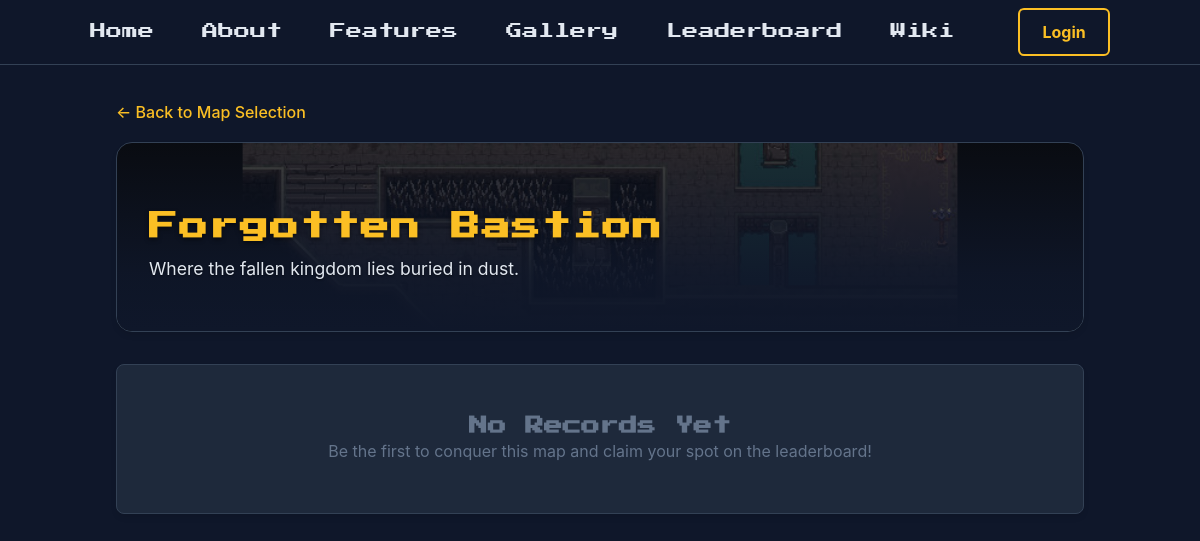
The page /map_leaderboard.php?id=4 on the database its author committed.
### tables this page shows
CREATE TABLE `maps` (
  `id` int(11) NOT NULL,
  `name` varchar(60) NOT NULL,
  `bg` varchar(255) DEFAULT NULL,
  `description` text DEFAULT NULL,
  `created_at` timestamp NOT NULL DEFAULT current_timestamp()
);

### config.php (called while the page is built, shortened)
<?php
function getDBConnection() {
    $conn = new mysqli(DB_HOST, DB_USER, DB_PASS, DB_NAME, DB_PORT);
    return $conn;
}
function isLoggedIn() {
    return isset($_SESSION['user_id']);
}
function getCurrentUser() {
    if (!isLoggedIn()) {
        return null;
    }
    $conn = getDBConnection();
    $user_id = $_SESSION['user_id'];
    $stmt = $conn->prepare("SELECT id, username, email, profile_picture, admin FROM users WHERE id = ?");
    $stmt->bind_param("i", $user_id);
    $stmt->execute();
    $result = $stmt->get_result();
    $user = $result->fetch_assoc();
    return $user;
}
?>

### map_leaderboard.php (the view, shortened to what this page needs)
<?php
require_once 'config.php';
$user = getCurrentUser();
$conn = getDBConnection();
$currentPage = basename($_SERVER['PHP_SELF']);
$isHomePage = ($currentPage === 'index.php' || $currentPage === '');
$map_id = isset($_GET['id']) ? (int)$_GET['id'] : 0;
$map_stmt = $conn->prepare("SELECT * FROM maps WHERE id = ?");
$map_stmt->bind_param("i", $map_id);
$map_stmt->execute();
$map_info = $map_stmt->get_result()->fetch_assoc();
$derivedFileName = strtolower(str_replace(' ', '_', $map_info['name'])) . '.jpg';
$derivedPath = 'uploads/maps/' . $derivedFileName;
if (file_exists($derivedPath)) {
    $bgImage = $derivedPath;
} elseif (!empty($map_info['bg'])) {
    $bgImage = htmlspecialchars(strpos($map_info['bg'], 'uploads/maps/') !== false ? $map_info['bg'] : 'uploads/maps/' . basename($map_info['bg']));
} else {
    $bgImage = 'uploads/maps/default-map.jpg';
}
$score_sql = "SELECT s.turns, s.date, u.username, u.profile_picture
              FROM scores s
              JOIN users u ON s.user_id = u.id
              WHERE s.map_id = ?
              ORDER BY s.turns ASC, s.date DESC LIMIT 50";
$score_stmt = $conn->prepare($score_sql);
$score_stmt->bind_param("i", $map_id);
$score_stmt->execute();
$scores_result = $score_stmt->get_result();
?>
<!DOCTYPE html>
<html lang="en">
<head>
    <link rel="stylesheet" href="styles.css">
</head>
<body>
    <nav class="nav">
        <div class="nav-container">
            <div class="nav-links">
                <?php if (!$isHomePage): ?><a href="index.php#home">Home</a><?php endif; ?>
                <a href="index.php#about">About</a>
                <a href="index.php#features">Features</a>
                <a href="index.php#gallery">Gallery</a>
                <a href="leaderboard.php" class="active">Leaderboard</a>
                <a href="wiki.php">Wiki</a>
                <?php if ($user): ?>
                    <div class="user-menu nav-user-menu">
                        <div class="user-avatar" onclick="toggleUserMenu(event)">
                            <?php if (!empty($user['profile_picture']) && $user['profile_picture'] !== 'uploads/profiles/default.png'): ?>
                                <img src="<?php echo htmlspecialchars($user['profile_picture']); ?>" alt="Profile">
                            <?php else: ?>
                                <?php echo strtoupper(substr($user['username'], 0, 1)); ?>
                            <?php endif; ?>
                        </div>
                        <div class="user-dropdown" id="userDropdown">
                            <div class="user-info">
                                <strong><?php echo htmlspecialchars($user['username']); ?></strong>
                                <span><?php echo htmlspecialchars($user['email']); ?></span>
                            </div>
                            <a href="profile.php">My Profile</a>
                            <?php if (isset($user['admin']) && $user['admin'] == 1): ?>
                                <a href="admin.php" class="admin-link">Admin Dashboard</a>
                            <?php endif; ?>
                            <a href="logout.php">Logout</a>
                        </div>
                    </div>
                <?php else: ?>
                    <a href="login.php" class="btn btn-outline btn-login-desktop">Login</a>
                <?php endif; ?>
            </div>
        </div>
    </nav>
    <div class="map-leaderboard-container">
        <a href="leaderboard.php" class="back-btn">← Back to Map Selection</a>
        <div class="map-header" style="background-image: url('<?php echo $bgImage; ?>');">
            <div class="map-header-overlay"></div>
            <div class="map-header-content">
                <h1 class="map-title"><?php echo htmlspecialchars($map_info['name']); ?></h1>
                <p class="map-desc"><?php echo htmlspecialchars($map_info['description']); ?></p>
            </div>
        </div>
        <div class="table-wrapper">
            <?php if ($scores_result->num_rows > 0): ?>
            <table>
                <thead>
                    <tr>
                        <th width="10%">Rank</th>
                        <th width="50%">Player</th>
                        <th width="20%">Turns</th>
                        <th width="20%">Date Achieved</th>
                    </tr>
                </thead>
                <tbody>
                    <?php
                    $rank = 1;
                    while($row = $scores_result->fetch_assoc()):
                        $rankClass = $rank <= 3 ? "rank-$rank" : "";
                    ?>
                    <tr>
                        <td class="<?php echo $rankClass; ?>">#<?php echo $rank; ?></td>
                        <td>
                            <div class="user-flex">
                                <div class="avatar">
                                    <?php if (!empty($row['profile_picture']) && $row['profile_picture'] !== 'uploads/profiles/default.png'): ?>
                                        <img src="<?php echo htmlspecialchars($row['profile_picture']); ?>" alt="Profile">
                                    <?php else: ?>
                                        <?php echo strtoupper(substr($row['username'], 0, 1)); ?>
                                    <?php endif; ?>
                                </div>
                                <?php echo htmlspecialchars($row['username']); ?>
                            </div>
                        </td>
                        <td class="score-turns"><?php echo htmlspecialchars($row['turns']); ?></td>
                        <td><?php echo date('M j, Y', strtotime($row['date'])); ?></td>
                    </tr>
                    <?php $rank++; endwhile; ?>
                </tbody>
            </table>
            <?php else: ?>
                <div class="empty-state">
                    <h3>No Records Yet</h3>
                    <p>Be the first to conquer this map and claim your spot on the leaderboard!</p>
                </div>
            <?php endif; ?>
        </div>
    </div>
</body>
</html>

### styles.css (style rules this page uses)
* { margin: 0; padding: 0; box-sizing: border-box; }
body { font-family: -apple-system, BlinkMacSystemFont, 'Segoe UI', Roboto, Oxygen, Ubuntu, Cantarell, sans-serif; background-color: #0f172a; color: #cbd5e1; line-height: 1.6; overflow-x: hidden; }
body:not(.auth-page):not(.profile-page) h1, body:not(.auth-page):not(.profile-page) h2, body:not(.auth-page):not(.profile-page) h3, body:not(.auth-page):not(.profile-page) h4, body:not(.auth-page):not(.profile-page) h5, body:not(.auth-page):not(.profile-page) h6 { font-family: 'Press Start 2P', system-ui, sans-serif; line-height: 1.4; }
.btn { appearance: none; -webkit-appearance: none; background-color: #fbbf24; color: #000000 !important; font-size: 1rem !important; font-family: -apple-system, BlinkMacSystemFont, 'Segoe UI', Roboto, sans-serif !important; border: none; padding: 0.75rem 1.5rem !important; border-radius: 0.375rem; cursor: pointer; font-weight: bold; transition: all 0.3s ease; text-decoration: none; display: inline-flex; align-items: center; justify-content: center; text-align: center; line-height: 1.5 !important; box-sizing: border-box !important; }
.btn-outline { background-color: transparent; color: #fbbf24 !important; border: 2px solid #fbbf24; padding: calc(0.75rem - 2px) calc(1.5rem - 2px) !important; }
.btn-login-desktop { cursor: pointer; margin-left: 1rem; }
.nav { position: fixed; top: 0; left: 0; right: 0; z-index: 1000; background-color: #0f172a; border-bottom: 1px solid #334155; font-family: 'Press Start 2P', system-ui, sans-serif; transition: opacity 0.3s ease, visibility 0.3s ease; }
.nav-container { max-width: 1280px; margin: 0 auto; padding: 0 1rem; display: flex; align-items: center; justify-content: center; height: 64px; position: relative; }
.nav-links { display: none; gap: 3rem; align-items: center; }
.nav-links a { color: #e2e8f0; text-decoration: none; transition: color 0.3s; font-size: 1rem; }
.map-title { color: #fbbf24; font-size: 1.2rem; margin-bottom: 0.5rem; text-shadow: 0 2px 4px rgba(0,0,0,0.8); }
.map-desc { color: #cbd5e1; font-size: 0.9rem; margin-bottom: 1rem; display: -webkit-box; -webkit-line-clamp: 2; -webkit-box-orient: vertical; overflow: hidden; text-shadow: 0 1px 2px rgba(0,0,0,0.8); font-family: -apple-system, sans-serif; }
.map-leaderboard-container { max-width: 1000px; margin: 100px auto 4rem; padding: 0 1rem; }
.map-header { background-color: #1e293b; background-size: cover; background-position: center; background-repeat: no-repeat; border: 1px solid #334155; border-radius: 1rem; overflow: hidden; margin-bottom: 2rem; box-shadow: 0 4px 6px -1px rgba(0, 0, 0, 0.1); padding: 4rem 2rem 2rem; position: relative; }
.map-header-overlay { position: absolute; inset: 0; background: linear-gradient(to bottom, rgba(15, 23, 42, 0.3) 0%, rgba(15, 23, 42, 0.9) 70%, #0f172a 100%); z-index: 1; }
.map-header-content { position: relative; z-index: 2; }
.map-leaderboard-container .map-title { color: #fbbf24; font-size: 1.8rem; margin-bottom: 0.5rem; text-shadow: 0 2px 4px rgba(0,0,0,0.5); letter-spacing: 0.05em; }
.map-leaderboard-container .map-desc { color: #e2e8f0; font-size: 1.1rem; max-width: 800px; text-shadow: 0 1px 2px rgba(0,0,0,0.5); font-family: -apple-system, sans-serif; }
.table-wrapper { background-color: #1e293b; border-radius: 0.5rem; overflow: hidden; box-shadow: 0 4px 6px -1px rgba(0, 0, 0, 0.1); border: 1px solid #334155; }
.map-leaderboard-container .back-btn { display: inline-block; margin-bottom: 1rem; color: #fbbf24; text-decoration: none; font-weight: 500; font-family: -apple-system, sans-serif; }
.empty-state { padding: 3rem; text-align: center; color: #64748b; font-family: -apple-system, sans-serif; }
@media (min-width: 1025px) { .nav-links { display: flex; } }

### rows shown on the page
maps: bg (picture), name "Forgotten Bastion", description "Where the fallen kingdom lies buried in dust."
